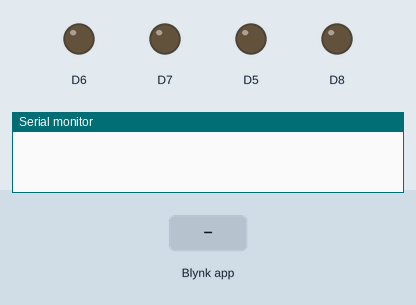
Recording of a sketch running on a simulated ESP8266 (NodeMCU). On the bench: output pins drawn as LEDs (lit = HIGH), the last lines printed to the serial monitor. The inputs (shaded band) are chosen by the test bench. WiFi joins after 1.5 s; servers stay silent unless stated.

Above: at 3.0 s.
3.1 s: Blynk app writes 0 to V0
At 3.6 s:
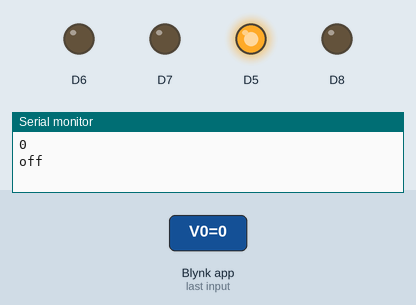
4.6 s: Blynk app writes 0 to V1
At 5.8 s:
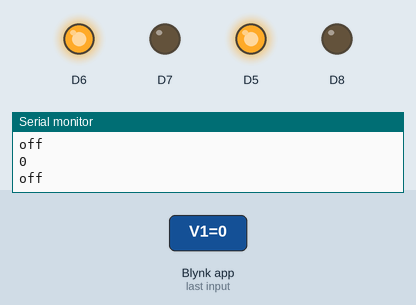
6.1 s: Blynk app writes 1 to V0
At 7.1 s:
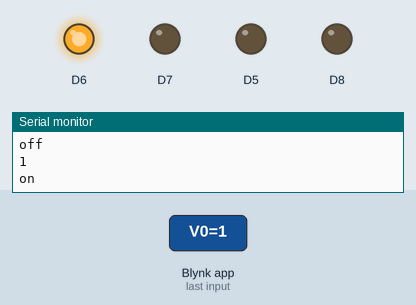
7.6 s: Blynk app writes 0 to V2
At 8.2 s:
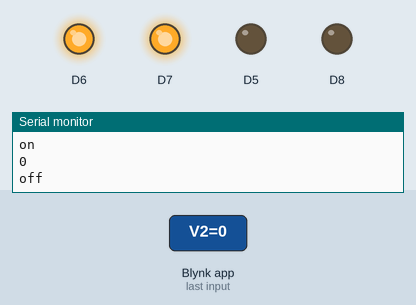
9.1 s: Blynk app writes 1 to V1
At 10.3 s:
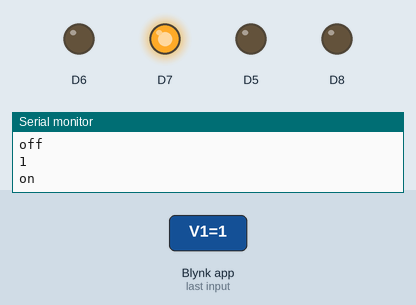
10.6 s: Blynk app writes 0 to V3
At 11.7 s:
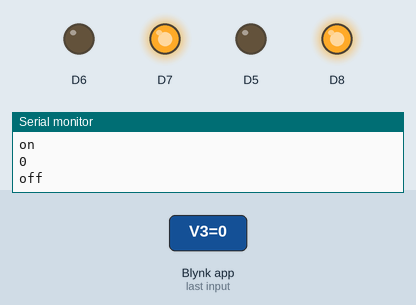
Timing chart, 0 to 13.1 s (numbered marks = the images above; inputs shaded):
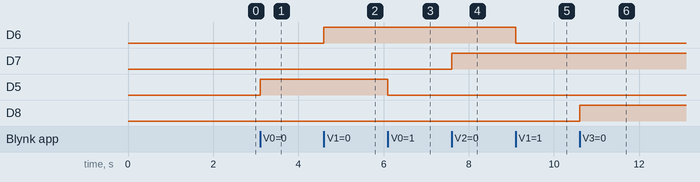

The sketch:

Home_Automation_Google_Assistant.ino
```cpp
#define BLYNK_TEMPLATE_ID "TMPL3WTQBFnfv"
#define BLYNK_TEMPLATE_NAME "Home Automation"
#define BLYNK_AUTH_TOKEN "IeOxLpDn1WXL_Cyi1iKgOYnSgc_jdDuu"
#define BLYNK_PRINT Serial


#include <ESP8266WiFi.h>
#include <BlynkSimpleEsp8266.h>


char auth[] = BLYNK_AUTH_TOKEN;

char ssid[] = "Redmi K20 Pro";
char pass[] = "Soumyadeep";

BLYNK_WRITE(V0)
{
  int value=param.asInt();
  Serial.println(value);
  if(value==1)
  {
    Serial.println("on");
    digitalWrite(D5,LOW);
  }
  if(value==0)
  {
    Serial.println("off");
    digitalWrite(D5,HIGH);
  }
}
BLYNK_WRITE(V1)
{
  int value=param.asInt();
  Serial.println(value);
  if(value==1)
  {
    Serial.println("on");
    digitalWrite(D6,LOW);
  }
  if(value==0)
  {
    Serial.println("off");
    digitalWrite(D6,HIGH);
  }
}
BLYNK_WRITE(V2)
{
  int value=param.asInt();
  Serial.println(value);
  if(value==1)
  {
    Serial.println("on");
    digitalWrite(D7,LOW);
  }
  if(value==0)
  {
    Serial.println("off");
    digitalWrite(D7,HIGH);
  }
}
BLYNK_WRITE(V3)
{
  int value=param.asInt();
  Serial.println(value);
  if(value==1)
  {
    Serial.println("on");
    digitalWrite(D8,LOW);
  }
  if(value==0)
  {
    Serial.println("off");
    digitalWrite(D8,HIGH);
  }
}

void setup()
{
  // Debug console
  Serial.begin(9600);

  Blynk.begin(auth, ssid, pass);
  pinMode(D5, OUTPUT);
  pinMode(D6, OUTPUT);
  pinMode(D7, OUTPUT);
  pinMode(D8, OUTPUT);
}

void loop()
{
  Blynk.run();
  // You can inject your own code or combine it with other sketches.
  // Check other examples on how to communicate with Blynk. Remember
  // to avoid delay() function!
}
```

Measured:
- after the input at 3.1 s, D5: LOW → HIGH at once
- after the input at 4.6 s, D6: LOW → HIGH at once
- after the input at 6.1 s, D5: HIGH → LOW at once
- after the input at 7.6 s, D7: LOW → HIGH at once
- after the input at 9.1 s, D6: HIGH → LOW at once
- after the input at 10.6 s, D8: LOW → HIGH at once
